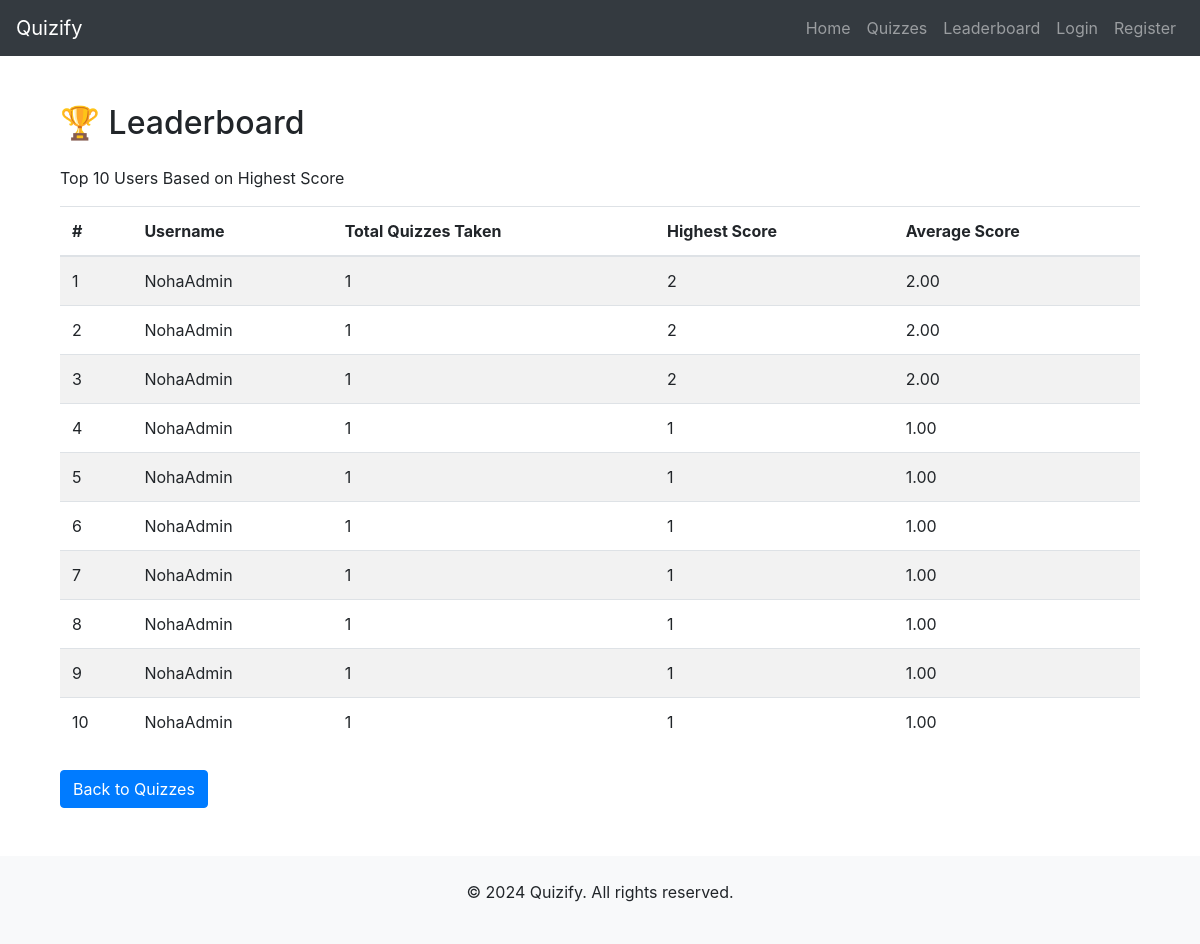
Page /leaderboard/ on the committed database.
### quizzes/models.py (models this page shows, shortened)
class Result(models.Model):
    user = models.ForeignKey(User, on_delete=models.CASCADE)  # Link to User model
    quiz = models.ForeignKey('Quiz', on_delete=models.CASCADE)  # Link to Quiz model
    score = models.IntegerField()
    date_taken = models.DateTimeField(auto_now_add=True)  # Automatically set when the result is created

### quizzes/views.py (the view)
# urls.py: path('leaderboard/', views.leaderboard, name='leaderboard'),
def leaderboard(request):
    leaderboard_data = (
        Result.objects
        .select_related('user')
        .annotate(
            total_quizzes=Count('id'),
            highest_score=Max('score'),
            average_score=Avg('score')
        )
        .order_by('-highest_score')[:10]
    )
    context = {
        'leaderboard_data': leaderboard_data
    }
    return render(request, 'leaderboard.html', context)

### templates/leaderboard.html (shortened to what this page needs)
{% extends 'base.html' %}
{% block content %}
<div class="container mt-5">
    <h2 class="mb-4">🏆 Leaderboard</h2>
    <p>Top 10 Users Based on Highest Score</p>
    <table class="table table-striped">
        <thead>
            <tr>
                <th>#</th>
                <th>Username</th>
                <th>Total Quizzes Taken</th>
                <th>Highest Score</th>
                <th>Average Score</th>
            </tr>
        </thead>
        <tbody>
            {% for entry in leaderboard_data %}
            <tr>
                <td>{{ forloop.counter }}</td>
                <td>{{ entry.user.username }}</td>
                <td>{{ entry.total_quizzes }}</td>
                <td>{{ entry.highest_score }}</td>
                <td>{{ entry.average_score|floatformat:2 }}</td>
            </tr>
            {% empty %}
            <tr>
                <td colspan="5" class="text-center">No leaderboard data available.</td>
            </tr>
            {% endfor %}
        </tbody>
    </table>
    <div class="mt-4">
        <a href="{% url 'quiz_list' %}" class="btn btn-primary">Back to Quizzes</a>
    </div>
</div>
{% endblock %}

### rows in the picture
Result: user.username "NohaAdmin", total_quizzes "1", highest_score "2", average_score "2.00"
Result: user.username "NohaAdmin", total_quizzes "1", highest_score "2", average_score "2.00"
Result: user.username "NohaAdmin", total_quizzes "1", highest_score "2", average_score "2.00"
Result: user.username "NohaAdmin", total_quizzes "1", highest_score "1", average_score "1.00"
Result: user.username "NohaAdmin", total_quizzes "1", highest_score "1", average_score "1.00"
Result: user.username "NohaAdmin", total_quizzes "1", highest_score "1", average_score "1.00"
Result: user.username "NohaAdmin", total_quizzes "1", highest_score "1", average_score "1.00"
Result: user.username "NohaAdmin", total_quizzes "1", highest_score "1", average_score "1.00"
Result: user.username "NohaAdmin", total_quizzes "1", highest_score "1", average_score "1.00"
Result: user.username "NohaAdmin", total_quizzes "1", highest_score "1", average_score "1.00"
